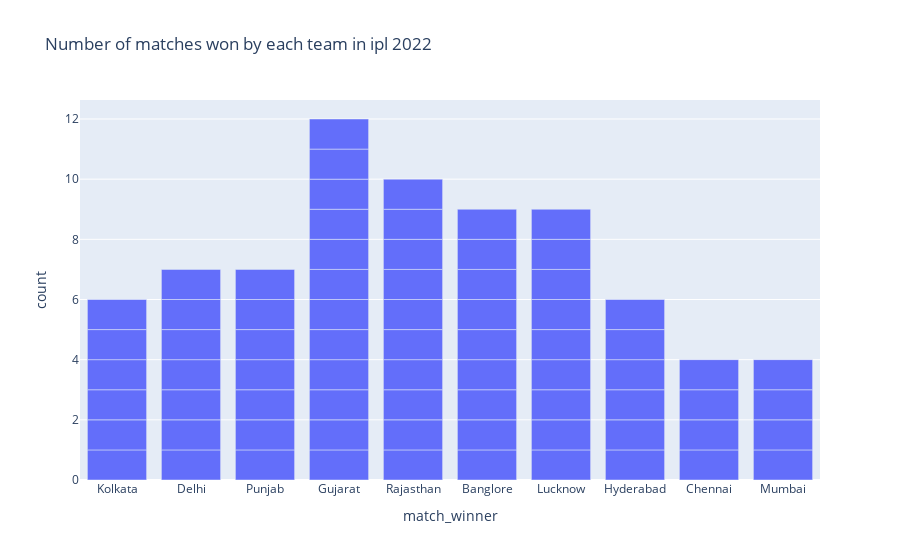

Write notebook code for a chart like this one.
### Code cell
# Number of matches won by each team in ipl 2022

figure = px.bar(data, x=data['match_winner'], title = 'Number of matches won by each team in ipl 2022')
figure.show()

### Figure 1 — Plotly figure (JSON) as saved in the notebook; plotly's stock layout.template omitted (floating-point values rounded to 4 significant figures)
{"data": [{"alignmentgroup": "True", "hovertemplate": "match_winner=%{x}<br>count=%{y}<extra></extra>", "legendgroup": "", "marker": {"color": "#636efa", "pattern": {"shape": ""}}, "name": "", "offsetgroup": "", "orientation": "v", "showlegend": false, "textposition": "auto", "type": "bar", "x": ["Kolkata", "Delhi", "Punjab", "Gujarat", "Rajasthan", "Banglore", "Lucknow", "Kolkata", "Rajasthan", "Gujarat", "Punjab", "Lucknow", "Banglore", "Kolkata", "Lucknow", "Gujarat", "Hyderabad", "Banglore", "Delhi", "Rajasthan", "Hyderabad", "Chennai", "Punjab", "Gujarat", "Hyderabad", "Lucknow", "Banglore", "Hyderabad", "Gujarat", "Rajasthan", "Banglore", "Delhi", "Chennai", "Rajasthan", "Gujarat", "Hyderabad", "Lucknow", "Punjab", "Rajasthan", "Gujarat", "Delhi", "Lucknow", "Gujarat", "Mumbai", "Lucknow", "Chennai", "Kolkata", "Punjab", "Banglore", "Delhi", "Mumbai", "Rajasthan", "Lucknow", "Banglore", "Chennai", "Kolkata", "Gujarat", "Delhi", "Mumbai", "Punjab", "Kolkata", "Gujarat", "Rajasthan", "Delhi", "Hyderabad", "Lucknow", "Banglore", "Rajasthan", "Mumbai", "Punjab", "Gujarat", "Banglore", "Rajasthan", "Gujarat"], "xaxis": "x", "y": [1, 1, 1, 1, 1, 1, 1, 1, 1, 1, 1, 1, 1, 1, 1, 1, 1, 1, 1, 1, 1, 1, 1, 1, 1, 1, 1, 1, 1, 1, 1, 1, 1, 1, 1, 1, 1, 1, 1, 1, 1, 1, 1, 1, 1, 1, 1, 1, 1, 1, 1, 1, 1, 1, 1, 1, 1, 1, 1, 1, 1, 1, 1, 1, 1, 1, 1, 1, 1, 1, 1, 1, 1, 1], "yaxis": "y"}], "layout": {"barmode": "relative", "legend": {"tracegroupgap": 0}, "title": {"text": "Number of matches won by each team in ipl 2022"}, "xaxis": {"anchor": "y", "domain": [0, 1], "title": {"text": "match_winner"}}, "yaxis": {"anchor": "x", "domain": [0, 1], "title": {"text": "count"}}}}
